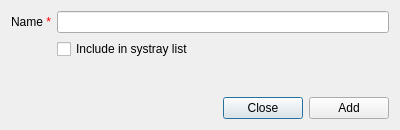
<?xml version="1.0" encoding="UTF-8"?>
<ui version="4.0">
 <class>Dialog</class>
 <widget class="QDialog" name="Dialog">
  <property name="geometry">
   <rect>
    <x>0</x>
    <y>0</y>
    <width>400</width>
    <height>130</height>
   </rect>
  </property>
  <property name="windowTitle">
   <string>Add Folder...</string>
  </property>
  <layout class="QGridLayout" name="gridLayout">
   <item row="0" column="0">
    <widget class="QLabel" name="label">
     <property name="text">
      <string>Name &lt;span style=&quot;color: red&quot;&gt;*&lt;/span&gt;</string>
     </property>
    </widget>
   </item>
   <item row="0" column="1">
    <widget class="QLineEdit" name="lineEdit"/>
   </item>
   <item row="1" column="1">
    <widget class="QCheckBox" name="checkBox">
     <property name="text">
      <string>Include in systray list</string>
     </property>
    </widget>
   </item>
   <item row="2" column="1">
    <spacer name="verticalSpacer">
     <property name="orientation">
      <enum>Qt::Vertical</enum>
     </property>
     <property name="sizeHint" stdset="0">
      <size>
       <width>20</width>
       <height>40</height>
      </size>
     </property>
    </spacer>
   </item>
   <item row="3" column="1">
    <layout class="QHBoxLayout" name="horizontalLayout">
     <item>
      <spacer name="horizontalSpacer">
       <property name="orientation">
        <enum>Qt::Horizontal</enum>
       </property>
       <property name="sizeHint" stdset="0">
        <size>
         <width>40</width>
         <height>20</height>
        </size>
       </property>
      </spacer>
     </item>
     <item>
      <widget class="QPushButton" name="pushButton">
       <property name="text">
        <string>Close</string>
       </property>
      </widget>
     </item>
     <item>
      <widget class="QPushButton" name="pushButton_2">
       <property name="text">
        <string>Add</string>
       </property>
      </widget>
     </item>
    </layout>
   </item>
  </layout>
 </widget>
 <tabstops>
  <tabstop>lineEdit</tabstop>
  <tabstop>checkBox</tabstop>
  <tabstop>pushButton_2</tabstop>
  <tabstop>pushButton</tabstop>
 </tabstops>
 <resources/>
 <connections/>
</ui>
